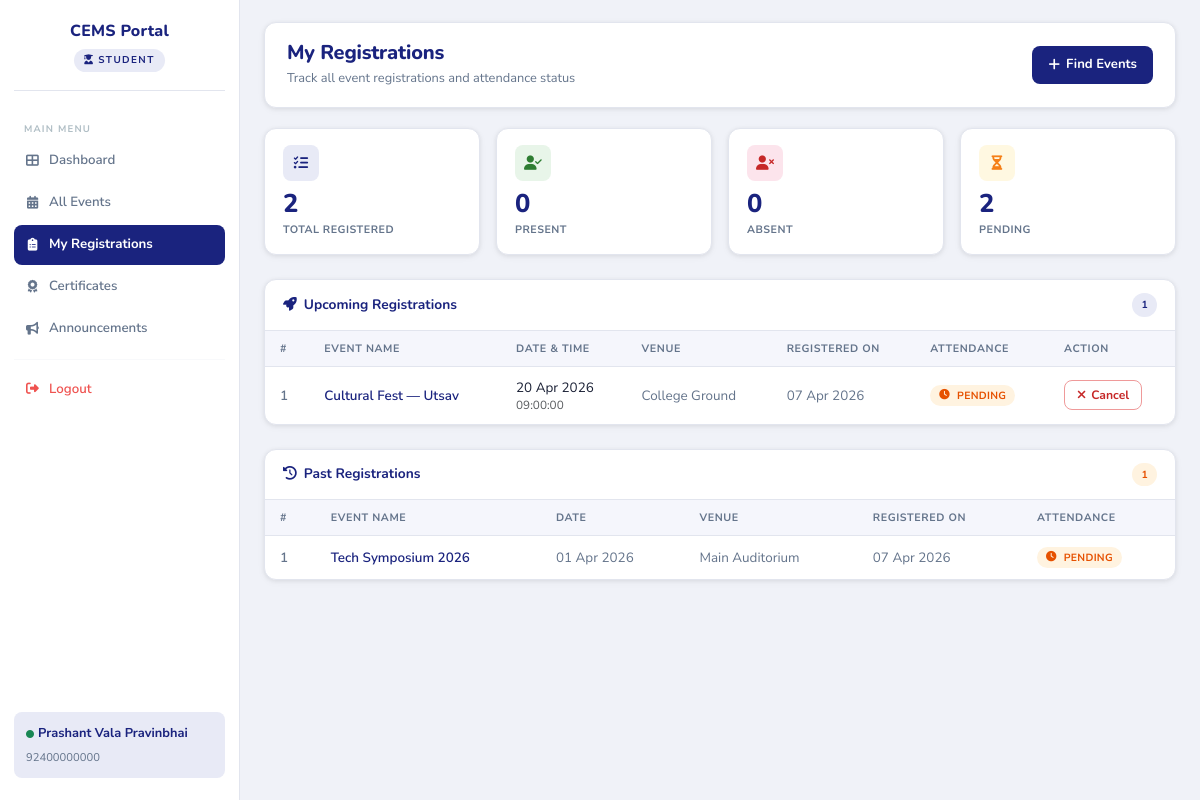
Screenshot of /student/registrations.php (signed in) with the database file from the repository.
### tables this page shows
CREATE TABLE `registrations` (
  `registration_id` int(11) NOT NULL,
  `student_id` int(11) NOT NULL,
  `event_id` int(11) NOT NULL,
  `registration_date` timestamp NOT NULL DEFAULT current_timestamp()
);

CREATE TABLE `events` (
  `event_id` int(11) NOT NULL,
  `event_name` varchar(200) NOT NULL,
  `description` text DEFAULT NULL,
  `venue` varchar(200) DEFAULT NULL,
  `event_date` date NOT NULL,
  `event_time` time DEFAULT NULL,
  `capacity` int(11) DEFAULT NULL,
  `status` enum('Pending','Approved','Rejected') NOT NULL DEFAULT 'Approved',
  `rejection_reason` varchar(500) DEFAULT NULL,
  `created_by` int(11) NOT NULL,
  `created_at` timestamp NOT NULL DEFAULT current_timestamp()
);

### student/registrations.php (the view, shortened to what this page needs)
<?php
require_once("../config/db.php");
require_once("../includes/student_sidebar.php");
$student_id = $_SESSION['student_id'];
$stmt = $conn->prepare("
    SELECT r.registration_id, r.registration_date, r.event_id,
           e.event_name, e.event_date, e.event_time, e.venue,
           COALESCE(a.status,'Pending') as att_status
    FROM registrations r
    JOIN events e ON r.event_id = e.event_id
    LEFT JOIN attendance a ON a.student_id = r.student_id AND a.event_id = r.event_id
    WHERE r.student_id = ?
    ORDER BY e.event_date DESC
");
$stmt->bind_param("i", $student_id); $stmt->execute();
$all = $stmt->get_result()->fetch_all(MYSQLI_ASSOC);
$upcoming = array_values(array_filter($all, fn($r) => strtotime($r['event_date']) >= strtotime('today')));
$past     = array_values(array_filter($all, fn($r) => strtotime($r['event_date']) <  strtotime('today')));
$present_count = count(array_filter($all, fn($r) => $r['att_status'] === 'Present'));
$absent_count  = count(array_filter($all, fn($r) => $r['att_status'] === 'Absent'));
$pending_count = count(array_filter($all, fn($r) => $r['att_status'] === 'Pending'));
?>
<!DOCTYPE html>
<html lang="en">
<head>
    <link href="https://cdn.jsdelivr.net/npm/bootstrap@5.3.2/dist/css/bootstrap.min.css" rel="stylesheet">
    <link rel="stylesheet" href="https://cdnjs.cloudflare.com/ajax/libs/font-awesome/6.4.2/css/all.min.css">
    <link rel="stylesheet" href="../assets/css/style.css">
</head>
<body>
<?php include '../includes/student_sidebar.php'; ?>
<main class="main-content">
<div class="content-inner">
    <div class="page-header">
        <div>
            <h1>My Registrations</h1>
            <p>Track all event registrations and attendance status</p>
        </div>
        <a href="events.php" class="btn-primary-custom">
            <i class="fas fa-plus"></i> Find Events
        </a>
    </div>
    <div class="row g-3 mb-4">
        <div class="col-6 col-md-3">
            <div class="stat-card">
                <div class="stat-icon blue"><i class="fas fa-list-check"></i></div>
                <div class="stat-number"><?= count($all) ?></div>
                <div class="stat-label">Total Registered</div>
            </div>
        </div>
        <div class="col-6 col-md-3">
            <div class="stat-card">
                <div class="stat-icon green"><i class="fas fa-user-check"></i></div>
                <div class="stat-number"><?= $present_count ?></div>
                <div class="stat-label">Present</div>
            </div>
        </div>
        <div class="col-6 col-md-3">
            <div class="stat-card">
                <div class="stat-icon red"><i class="fas fa-user-times"></i></div>
                <div class="stat-number"><?= $absent_count ?></div>
                <div class="stat-label">Absent</div>
            </div>
        </div>
        <div class="col-6 col-md-3">
            <div class="stat-card">
                <div class="stat-icon gold"><i class="fas fa-hourglass-half"></i></div>
                <div class="stat-number"><?= $pending_count ?></div>
                <div class="stat-label">Pending</div>
            </div>
        </div>
    </div>
    <div class="table-wrap mb-4">
        <div class="card-header-custom">
            <i class="fas fa-rocket"></i> Upcoming Registrations
            <span class="badge-cems badge-open ms-auto"><?= count($upcoming) ?></span>
        </div>
        <?php if (empty($upcoming)): ?>
            <div class="empty-state" style="border:none;">
                <i class="fas fa-calendar-check"></i>
                <h5>No upcoming registrations</h5>
                <p><a href="events.php">Browse events to register →</a></p>
            </div>
        <?php else: ?>
        <table class="cems-table">
            <thead>
                <tr>
                    <th>#</th>
                    <th>Event Name</th>
                    <th>Date & Time</th>
                    <th>Venue</th>
                    <th>Registered On</th>
                    <th>Attendance</th>
                    <th>Action</th>
                </tr>
            </thead>
            <tbody>
                <?php foreach ($upcoming as $i => $r):
                    $s = $r['att_status'];
                    $bc = $s === 'Present' ? 'badge-present' : ($s === 'Absent' ? 'badge-absent' : 'badge-pending');
                    $ic = $s === 'Present' ? 'check' : ($s === 'Absent' ? 'times' : 'clock');
                ?>
                <tr>
                    <td style="color:var(--text-muted);font-weight:600;"><?= $i+1 ?></td>
                    <td style="font-weight:600;color:var(--primary);"><?= htmlspecialchars($r['event_name']) ?></td>
                    <td>
                        <?= date('d M Y', strtotime($r['event_date'])) ?>
                        <?php if ($r['event_time']): ?><br><small class="text-muted"><?= htmlspecialchars($r['event_time']) ?></small><?php endif; ?>
                    </td>
                    <td style="color:var(--text-muted);"><?= htmlspecialchars($r['venue'] ?: '—') ?></td>
                    <td style="color:var(--text-muted);"><?= date('d M Y', strtotime($r['registration_date'])) ?></td>
                    <td><span class="badge-cems <?= $bc ?>"><i class="fas fa-<?= $ic ?> me-1"></i><?= $s ?></span></td>
                    <td>
                        <?php if ($s === 'Pending'): ?>
                        <button class="btn-danger-custom" data-bs-toggle="modal" data-bs-target="#cancelModal"
                            data-reg-id="<?= $r['registration_id'] ?>"
                            data-event-id="<?= $r['event_id'] ?>"
                            data-event-name="<?= htmlspecialchars($r['event_name']) ?>">
                            <i class="fas fa-times"></i> Cancel
                        </button>
                        <?php else: ?>
                        <span style="font-size:0.78rem;color:var(--text-muted);font-style:italic;">
                            <i class="fas fa-lock me-1"></i>Attendance marked
                        </span>
                        <?php endif; ?>
                    </td>
                </tr>
                <?php endforeach; ?>
            </tbody>
        </table>
        <?php endif; ?>
    </div>
    <div class="table-wrap">
        <div class="card-header-custom">
            <i class="fas fa-history"></i> Past Registrations
            <span class="badge-cems badge-pending ms-auto"><?= count($past) ?></span>
        </div>
        <?php if (empty($past)): ?>
            <div class="empty-state" style="border:none;">
                <i class="fas fa-inbox"></i>
                <h5>No past registrations yet</h5>
            </div>
        <?php else: ?>
        <table class="cems-table">
            <thead>
                <tr>
                    <th>#</th>
                    <th>Event Name</th>
                    <th>Date</th>
                    <th>Venue</th>
                    <th>Registered On</th>
                    <th>Attendance</th>
                </tr>
            </thead>
            <tbody>
                <?php foreach ($past as $i => $r):
                    $s = $r['att_status'];
                    $bc = $s === 'Present' ? 'badge-present' : ($s === 'Absent' ? 'badge-absent' : 'badge-pending');
                    $ic = $s === 'Present' ? 'check' : ($s === 'Absent' ? 'times' : 'clock');
                ?>
                <tr>
                    <td style="color:var(--text-muted);font-weight:600;"><?= $i+1 ?></td>
                    <td style="font-weight:600;color:var(--primary);"><?= htmlspecialchars($r['event_name']) ?></td>
                    <td style="color:var(--text-muted);"><?= date('d M Y', strtotime($r['event_date'])) ?></td>
                    <td style="color:var(--text-muted);"><?= htmlspecialchars($r['venue'] ?: '—') ?></td>
                    <td style="color:var(--text-muted);"><?= date('d M Y', strtotime($r['registration_date'])) ?></td>
                    <td><span class="badge-cems <?= $bc ?>"><i class="fas fa-<?= $ic ?> me-1"></i><?= $s ?></span></td>
                </tr>
                <?php endforeach; ?>
            </tbody>
        </table>
        <?php endif; ?>
    </div>
</div>
</main>
</body>
</html>

### rows the page displays
registrations: event.event_name "Cultural Fest — Utsav", event.event_date "20 Apr 2026", event.event_time "09:00:00", event.venue "College Ground", registration_date "07 Apr 2026", s "PENDING"
registrations: event.event_name "Tech Symposium 2026", event.event_date "01 Apr 2026", event.venue "Main Auditorium", registration_date "07 Apr 2026", s "PENDING"

### other values shown
$_SESSION['student_name'] "Prashant Vala Pravinbhai"
$_SESSION['enrollment_no'] "92400000000"
count($all) "2"
$present_count "0"
$absent_count "0"
$pending_count "2"
count($upcoming) "1"
count($past) "1"
